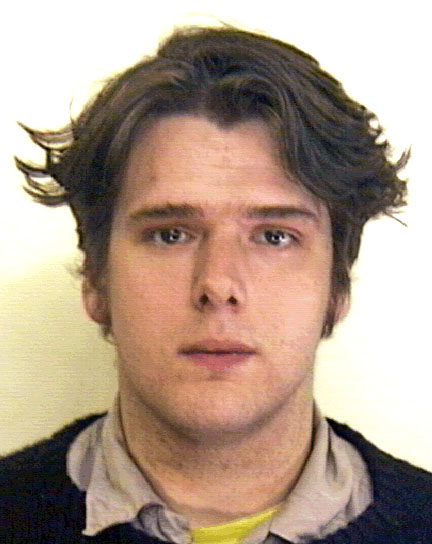
%> input picture faces/alister1.jpg, 432 x 544 px
$ octave --eval "result = hair(imread('faces/alister1.jpg'));"   (GNU Octave 9; MATLAB toolbox functions it lacks are replaced by stand-ins)
%> lines starting %> are read from the running program, lines starting %| are printed output that depends on the picture; in (x1, y1, x2, y2) boxes, pixels count from 0 and x2, y2 are one past the last pixel; in counts of white or black regions, pixels touching at a corner belong together; the program's own positions count from 1
### growHair.m
function [Img, Volume,Longhair, Bounds, Failed] = growHair(Image,foreHeadTop)

    if ~exist('Image','var')
        error('Image was not set please specify Input image')
    elseif isempty(Image)
        error('Selected Image was Empty and can not be used')
    elseif ndims(Image) > 3 || isequal(ndims(Image),1)
        error('The selected image has the wrong dimensions, only 2D grayscale Images and RGB Images are allowed')
    else
       Image = im2double(Image);
    end

    %Setup reference and fixxed parameters

    %The image should be scaled to have 100000 pixels
    pixRefSize = 100000;
    %The seedPoints should be set 20 pixels above the foreHead Top
    foreHeadOffset = 14;
    %Set the offset of the other 4 seedPoints that will be set in
    %regiongrowing
    seedSpread = 5;
    %Factor when it is detected that the algorythm failed
    failedFactor = 1/2;
    %Threshold of the Bounding rectangle when the hair is considered as
    %long
    longThreshold = 0.9;

    %Setup image Dimensions
    [xDim, yDim, ~] = size(Image);

    %Calculate the factor of how much the image would need to be scaled
    %to match the pixelVolume of pixRefSize
    scaleFactor = pixRefSize / (xDim * yDim);

    %Filter the image with a gaussian Filter to smoothen image regions
    gauss = gaussianimplem(Image,4);

    % Regiongrowing often works better if the image is
    % downscaled and the algorythm is way faster
    gauss = imresize(gauss,scaleFactor);

    if exist('foreHeadTop','var')
        foreHeadTop(1) = foreHeadTop(1) * scaleFactor;
        foreHeadTop(2) = foreHeadTop(2) * scaleFactor;
    end

    %Setup Scaled image dimensions
    [scaledXDim, scaledYDim, ~] = size(gauss);


    if ~exist('foreHeadTop','var') || isempty(foreHeadTop)
        [loc] = get_image_point(gauss);
        foreHeadTop(1) = loc(1,2);
        foreHeadTop(2) = loc(1,1);
        %error('foreHeadTop does not exist, please specify foreHeadTop Point')
    elseif ~isequal(ndims(foreHeadTop),2)
        error('error Position needs to have 2 Values')
    elseif ~boundcheck(foreHeadTop(1),foreHeadTop(2),scaledXDim,scaledYDim)
        error('foreHeadTop was out of the Image bounds, try again')
    end

    %Setup seedPosition above the foreheadPosition
    %to try and catch the Hair
    seedPos(1) = foreHeadTop(1)- foreHeadOffset - seedSpread ;
    seedPos(2) = foreHeadTop(2);%+ foreHeadOffset + seedSpread;

    %Check if seedPos is inside the image Bounds
    if ~boundcheck(seedPos(1),seedPos(2),scaledXDim,scaledYDim)
        error('seedPos exceeds the Image bounds, try again')
    end

    %Check if image already is grayscale otherwise convert
    if isequal(ndims(Image),3)
        grayImg = rgb2gray(gauss);
    else
        grayImg = gauss;
    end

    %Do Regiongrowing on the image to get binary mask
    tic
        Binmask = growmyregion(grayImg,seedPos,0.1,seedSpread);
    toc

    %Measure Regions in Binary Mask
    measurements = regionprops(Binmask, 'BoundingBox', 'Area');

    %Setup loop seching for the biggest area of the found regions
    mainRegion = measurements(1);
    if ndims(measurements)/2 > 1
        for regionCnt = 2:ndims(measurements)/2
            if(measurements(regionCnt*2).Area > mainRegion.Area)
                mainRegion = measurements(regionCnt);
            end
        end
    end

    %Calculate height/width ratio of the region
    lenghtratio = mainRegion.BoundingBox(4)/mainRegion.BoundingBox(3);

    %Calculate volume of the hair
    Volume = sum(sum(sum(Binmask)));

    %Set if hair is long or not
    Longhair = false;
    if lenghtratio > longThreshold
        Longhair = true;
    end

    %Check if the algorythm failed, that happens if too much of the
    %image was found as region -> can not be hair
    Failed = false;
    if Volume > (scaledXDim * scaledYDim)*failedFactor
       Failed = true;
    end


% [12 lines of commented-out code are left out]
    gauss(:,:,1) = gauss(:,:,1)+ Binmask;

    %Output the Hair Region Bounds
    Bounds = mainRegion.BoundingBox;

    % Insert Bounding Rectangle into image
    gauss = insertShape(gauss,'Rectangle', Bounds,'Color','blue','LineWidth',3);

    %Set result image as output
    Img = gauss;

end

### gaussianimplem.m
function Img = gaussianimplem(Image,sigma,windowSize)

    %Default windowSize is 4
    if ~exist('windowSize','var')
        windowSize = 8;
    elseif isempty(sigma)
        windowSize = 8;
    end

    %Default sigma is 1.7
    if ~exist('sigma','var')
        %error('Sigma was not specified')
        sigma = 1.7;
    elseif isempty(sigma)
        %error('Sigma is empty')
        sigma = 1.7;
    end

    if ~exist('Image','var')
        error('Image was not set please specify Input image')
    elseif isempty(Image)
        error('Selected Image was Empty and can not be used')
    else
        %Check if image is Rgb or Grayscale image
        if isequal(ndims(Image), 2)

            Img = gaussianSingleChannel(Image,sigma,windowSize);
        elseif isequal(ndims(Image), 3)
            Img = Image;
            % If image is RGB use gaussian Blur on every color channel
            for channel = 1:size(Image,3)
                Img(:,:,channel) = gaussianSingleChannel(Image(:,:,channel), sigma, windowSize);
            end
        else
            error('Image does not have 2 dimensions please use compatible image')
        end
    end

end

function Img = gaussianSingleChannel(Image, sigma, windowSize)

    %Prepare Meshgrid variables for Kernel Generation
    %Concept Source:
    %"S54 - S55 Robert Sablatnig, Computer Vision Lab, EVC-19: Local
    %Operations"/ Unterlagen: 186822_2016S
    [x,y] = meshgrid(-windowSize/2:windowSize/2 , -windowSize/2:windowSize/2);

    %Use Impulse formula to calculate Gaussian Kernel
    Kernel= kernelformula(x,y,sigma);

    %Convolute the image with the kernel to blur it
    Img = convolute(Image,Kernel,windowSize/2);

end

function Kern = kernelformula(x,y,sigma)
    % Gaussian 2 dimensional formula
    % Source: http://en.wikipedia.org/wiki/Gaussian_filter#cite_ref-ShapiroStockman_5-0
    Kern = (1/(2*pi*sigma^2))*exp(-(x.^2+y.^2)/(2*sigma^2));
end

function Img = convolute(Image,kernel,winSize)
    %Define window height and length
    windowLenght = winSize*2;
    %Get the image size
    [xDim,yDim] = size(Image);
    %Add zero padding to the Input Image to prevent Index exceeding Matrix
    %dimensions
    %As Explained in Source:
    %"S28 - S32 Robert Sablatnig, Computer Vision Lab, EVC-19: Local
    %Operations"/ Unterlagen: 186822_2016S
    Image = padarray(Image,[winSize winSize]);
    %Allocate output image memory
    Img = zeros(xDim,yDim);
    %Iterate through every pixel of the Image
    %As Explained in Source:
    %"S42 Robert Sablatnig, Computer Vision Lab, EVC-19: Local
    %Operations" Chapter Convolution/ Unterlagen: 186822_2016S
    for i = 2:xDim-1
        for j = 2:yDim-1
            %Convolute image window with the kernel and save into a new
            %matrix
            filteredWindow = Image(i:i+windowLenght,j:j+windowLenght).*kernel;
            %Sum together weihted results for the sprecified pixel
            Img(i,j)=sum(filteredWindow(:));
        end
    end
end

### growmyregion.m
function Binmask = growmyregion(Image,seedPoint,maxThreshold,seedSpread)

    if ~exist('Image','var')
       error('Image was not set please specify Input image')
    elseif isempty(Image)
        error('Selected Image was Empty and can not be used')
    elseif ~isequal(ndims(Image), 2)
        error('The selected image has the wrong dimensions, only 2D grayscale Images are allowed')
    end

    %Setup Image dimensions
    [xDim, yDim] = size(Image);

    if ~exist('seedSpread','var')
        seedSpread = 5;
    elseif isempty(Image)
        seedSpread = 5;
    elseif seedSpread*2 > xDim || seedSpread*2 > yDim
        error('The speedPoint spread definetely exeeds the image bounds')
    end

    if ~exist('seedPoint','var') || isempty(maxThreshold)
        error('seedPoint does not exist, please specify seed Point')
    elseif ~boundcheck(seedPoint(1),seedPoint(2),xDim,yDim)
        error('seedPoint was out of the Image bounds, try again')
    end

    thresPercent = 0.05;
    %If maxThreshold is not set calculate threshold based on max range in
    %image
    if ~exist('maxThreshold','var')
        maxThreshold = double(max(Image(:) - min(Image(:)))) * thresPercent;
    end

    %Setup Neighborhood kernel
    neighborsMod=[-1 0; 1 0; 0 -1;0 1];
    %Calculate Number of Neighborhood kernel elements
    neighborsCount = size(neighborsMod,1);

    %Setup Binary Image
    Binmask = false(xDim,yDim);

    %seedValue = double(Image(seedPoint(1),seedPoint(2)));

    %setup seedPositionList and put the seedPoint Position into it
    seedPositionsList = [seedPoint(1),seedPoint(2)];
    %Add seedPoint to Binary Mask
    Binmask(seedPoint(1),seedPoint(2)) = true;

    %Add additional seed Points to seedPositionsList and Binmask
    %which represent a four region with a distance seedSpread to center
    seedPositionsList(end+1,:) = [seedPoint(1)+seedSpread,seedPoint(2)];
    Binmask(seedPoint(1)+seedSpread,seedPoint(2)) = true;
    seedPositionsList(end+1,:) = [seedPoint(1)-seedSpread,seedPoint(2)];
    Binmask(seedPoint(1)-seedSpread,seedPoint(2)) = true;
    seedPositionsList(end+1,:) = [seedPoint(1),seedPoint(2)+seedSpread];
    Binmask(seedPoint(1),seedPoint(2)+seedSpread) = true;
    seedPositionsList(end+1,:) = [seedPoint(1),seedPoint(2)-seedSpread];
    Binmask(seedPoint(1),seedPoint(2)-seedSpread) = true;
    %Update seedValue to mean of all seedPoints
    seedValue = mean(mean(Image(Binmask > 0)));

    %Start Recursive region filling
    %Repeat while seedPositionsList is not an empty list
    % Concept Source: http://en.wikipedia.org/wiki/Region_growing
    % Concept Source: S65 - S68 Robert Sablatnig, Computer Vision Lab, EVC-23: Image Segmentation
    %Chapter Region Growing/ Unterlagen: 186822_2016S
    while size(seedPositionsList)

        %Get Positon of first element in seedPositionsList
        xSeedPos = seedPositionsList(1,1);
        ySeedPos = seedPositionsList(1,2);

        %Remove the first seedPoint in the List
        seedPositionsList(1,:) = [];

        %Iterate through every neighborHood kernel element
        for neighCnt = 1:neighborsCount

            %Calculate neighbor posiotion with neighbor kernel
            xNeighbor = xSeedPos +neighborsMod(neighCnt,1);
            yNeighbor = ySeedPos +neighborsMod(neighCnt,2);

            if boundcheck(xNeighbor,yNeighbor,xDim,yDim) &&... Check if neighbor point is inside Image
                ~Binmask(xNeighbor,yNeighbor) &&... Check if neighbor point was already added to Binmask
                Image(xNeighbor,yNeighbor) < (seedValue + maxThreshold) &&... Check if neighbor point is inside the
                Image(xNeighbor,yNeighbor) > (seedValue - maxThreshold)% Threshold range from the seedValue

                %If all conditions are true add the neighbor point to the
                %Binary Mask
                Binmask(xNeighbor,yNeighbor) = true;
                %And add the point to the end of seedPositionsList
                %For small images (which we should have because of scaling)
                %list copying is still a fast option
                seedPositionsList(end+1,:) = [xNeighbor,yNeighbor];
            end

        end

    end

end

### boundcheck.m
%Check if imagepoint is inside specified dimensions
function Out = boundcheck(pointX,pointY,dimX,dimY)
    if pointX < 1 || pointY < 1 || pointX > dimX || pointY > dimY
        Out = false;
    else
        Out = true;
    end
end

### hair.m
function [gender,percentage] = hair(Image,faceBounds)

    if ~exist('faceBounds','var')
        %error('faceBounds was not specified')
    FDetect = vision.CascadeObjectDetector;

    %Returns Bounding Box values based on number of objects
    BoundBoxes = step(FDetect,Image);

    faceBounds = BoundBoxes(1,:);
    if size(BoundBoxes,1) > 1
        for regionCnt = 1:size(BoundBoxes,1)
            if(BoundBoxes(regionCnt,3)*BoundBoxes(regionCnt,4) > faceBounds(3) * faceBounds(4))
                faceBounds = BoundBoxes(regionCnt,:);
            end
        end
    end

    elseif ~isequal(ndims(faceBounds),4)
        error('faceBounds needs to be a rectangle of 4 parameters')
    end

    %Middle Top of bounding Rect
    foreHeadTop(2) = faceBounds(1) + faceBounds(3)/2;
    foreHeadTop(1) = faceBounds(2);
    foreHeadTop = uint8(foreHeadTop);

    tic
    [result, ~, Longhair ,~, failed] = growHair(Image,foreHeadTop);
    toc

    imshow(result)

    gender = 'm';
    if Longhair
        gender = 'w';
    end

    percentage = 1;
    if failed
        gender = 'u';
    end
end
%> in hair, `BoundBoxes = step(FDetect,Image);`: BoundBoxes = [86 133 267 267]
%> in hair, `foreHeadTop = uint8(foreHeadTop);`: foreHeadTop = [133 220]
%> the loop in gaussianimplem, `for channel = 1:size(Image,3)` made 3 passes
%> pass 1, in convolute, `Image = padarray(Image,[winSize winSize]);`:
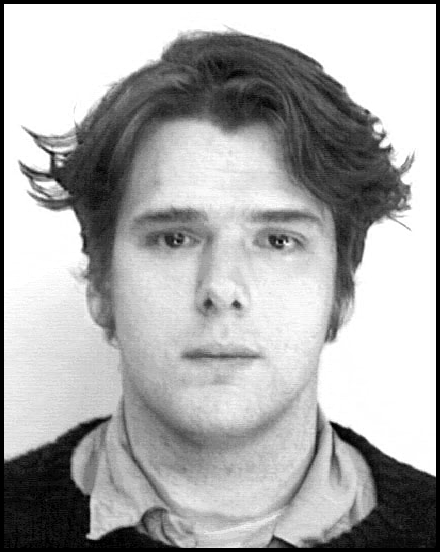
%> Image: size 552x440 double; min 0, max 1, mean 0.673
%> pass 1, in gaussianSingleChannel, `Img = convolute(Image,Kernel,windowSize/2);`:
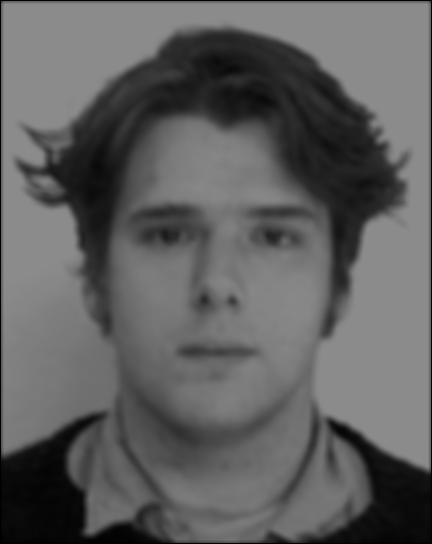
%> Img: size 544x432 double; min 0, max 0.549, mean 0.376
%> after the loop in gaussianimplem, `for channel = 1:size(Image,3)`:
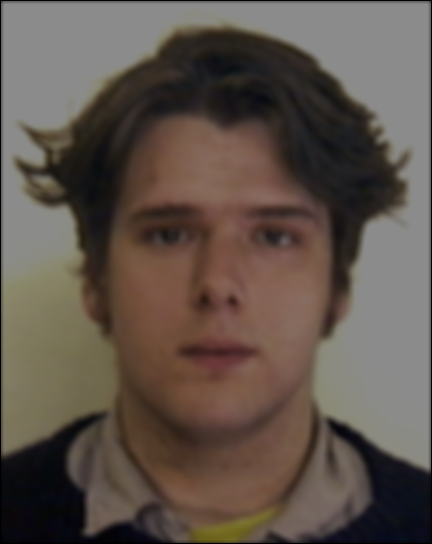
%> Img: size 544x432x3 double; mean R, G, B 0.376, 0.331, 0.299
%> in growmyregion, `seedPositionsList = [seedPoint(1),seedPoint(2)];`: seedPositionsList = [38 94]
%> in growmyregion, `Binmask(seedPoint(1),seedPoint(2)) = true;`:
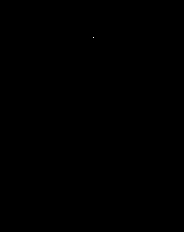
%> Binmask: size 232x184 logical; 0% white in thin lines or dots, all inside (x1, y1, x2, y2) = (93, 37, 94, 38)
%> in growmyregion, `Binmask(seedPoint(1)+seedSpread,seedPoint(2)) = true;`: Binmask: size 232x184 logical; 0% white in thin lines or dots, all inside (x1, y1, x2, y2) = (93, 37, 94, 43)
%> in growmyregion, `Binmask(seedPoint(1)-seedSpread,seedPoint(2)) = true;`: Binmask: size 232x184 logical; 0.01% white in thin lines or dots, all inside (x1, y1, x2, y2) = (93, 32, 94, 43)
%> in growmyregion, `Binmask(seedPoint(1),seedPoint(2)+seedSpread) = true;`: Binmask: size 232x184 logical; 0.01% white in thin lines or dots, all inside (x1, y1, x2, y2) = (93, 32, 99, 43)
%> in growmyregion, `Binmask(seedPoint(1),seedPoint(2)-seedSpread) = true;`: Binmask: size 232x184 logical; 0.01% white in thin lines or dots, all inside (x1, y1, x2, y2) = (88, 32, 99, 43)
%> in growmyregion, `seedValue = mean(mean(Image(Binmask > 0)));`: seedValue = 0.107
%> the loop in growmyregion, `while size(seedPositionsList)` made 6600 passes
%> (xSeedPos, ySeedPos) on passes 1 to 3: (38, 94), (43, 94), (33, 94)
%> after the loop in growmyregion, `while size(seedPositionsList)`:
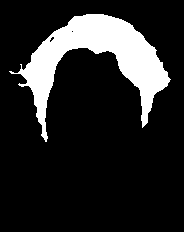
%> Binmask: size 232x184 logical; 15.5% white; 1 white region
%> in growHair, `measurements = regionprops(Binmask, 'BoundingBox', 'Area');`: measurements = 1 region; box (x1, y1, x2, y2) and Area: (9, 14, 171, 142) 6600
%> in growHair, `mainRegion = measurements(1);`: mainRegion has the same summary as measurements
%> in growHair, `lenghtratio = mainRegion.BoundingBox(4)/mainRegion.BoundingBox(3);`: lenghtratio = 0.79
%> in growHair, `Volume = sum(sum(sum(Binmask)));`: Volume = 6600
%> in growHair, `Bounds = mainRegion.BoundingBox;`: Bounds = [9.5 14.5 162 128]
%> in growHair, `gauss = insertShape(gauss,'Rectangle', Bounds,'Color','blue','LineWidt..`:
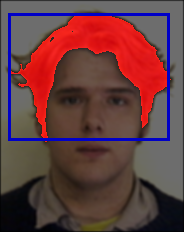
%> gauss: size 232x184x3 double; mean R, G, B 0.51, 0.313, 0.322; drawn with min black and max white
%> in hair, `[result, ~, Longhair ,~, failed] = growHair(Image,foreHeadTop);`: Longhair = false
%> in hair, `imshow(result)`:
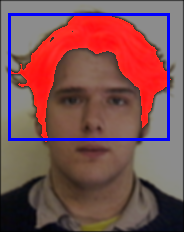
%> displayed picture: size 232x184x3, on the screen's scale of 0 to 255; mean R, G, B 124.3, 79.8, 82.2

$ run again, on faces/andrew2.jpg
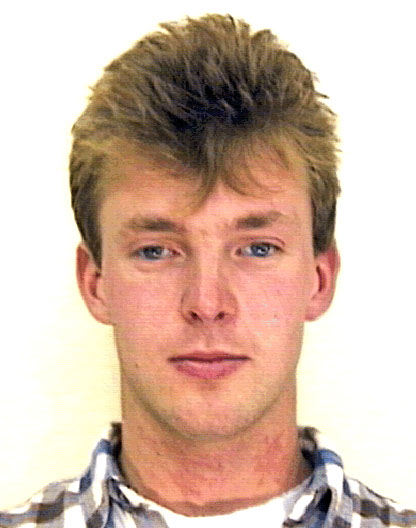
%> input picture faces/andrew2.jpg, 416 x 528 px
%> BoundBoxes = [70 147 274 274]
%> foreHeadTop = [147 207]
%> seedPositionsList = [48 94]
%> seedValue = 0.0521
%> the loop in growmyregion, `while size(seedPositionsList)` made 2094 passes
%> (xSeedPos, ySeedPos) on passes 1 to 3: (48, 94), (53, 94), (43, 94)
%> after the loop in growmyregion, `while size(seedPositionsList)`:
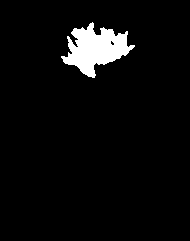
%> Binmask: size 241x190 logical; 4.6% white; 1 white region
%> measurements = 1 region; box (x1, y1, x2, y2) and Area: (61, 22, 135, 78) 2094
%> mainRegion has the same summary as measurements
%> lenghtratio = 0.757
%> Volume = 2094
%> Bounds = [61.5 22.5 74 56]
%> Longhair = false
%> in hair, `imshow(result)`:
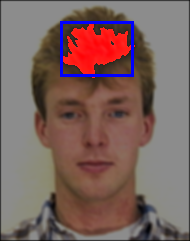
%> displayed picture: size 241x190x3, on the screen's scale of 0 to 255; mean R, G, B 123.3, 99.2, 95.4

$ run again, on faces/annanena1.jpg
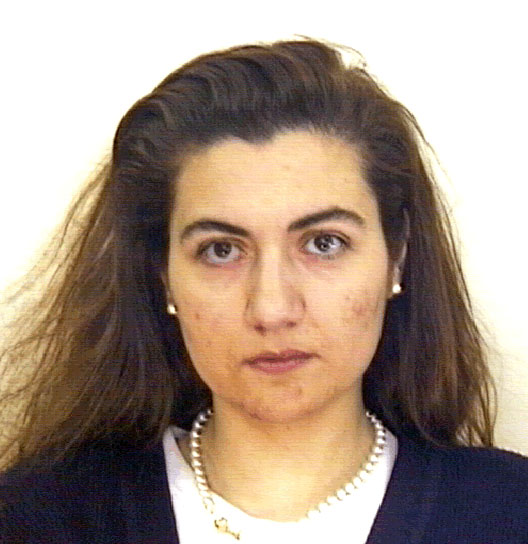
%> input picture faces/annanena1.jpg, 528 x 544 px
%> BoundBoxes = [137 141 275 275]
%> foreHeadTop = [141 255]
%> seedPositionsList = [30 89]
%> seedValue = 0.119
%> the loop in growmyregion, `while size(seedPositionsList)` made 13152 passes
%> (xSeedPos, ySeedPos) on passes 1 to 3: (30, 89), (35, 89), (25, 89)
%> after the loop in growmyregion, `while size(seedPositionsList)`:
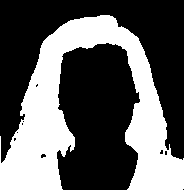
%> Binmask: size 190x184 logical; 37.6% white; 1 white region
%> measurements = 1 region; box (x1, y1, x2, y2) and Area: (0, 15, 184, 190) 13152
%> mainRegion has the same summary as measurements
%> lenghtratio = 0.951
%> Volume = 13152
%> Bounds = [0.5 15.5 184 175]
%> Longhair = true; failed = false
%> in hair, `imshow(result)`:
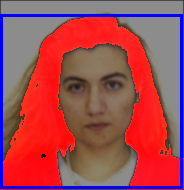
%> displayed picture: size 190x184x3, on the screen's scale of 0 to 255; mean R, G, B 164.1, 74.3, 82.2

$ run again, on faces/barry17.jpg
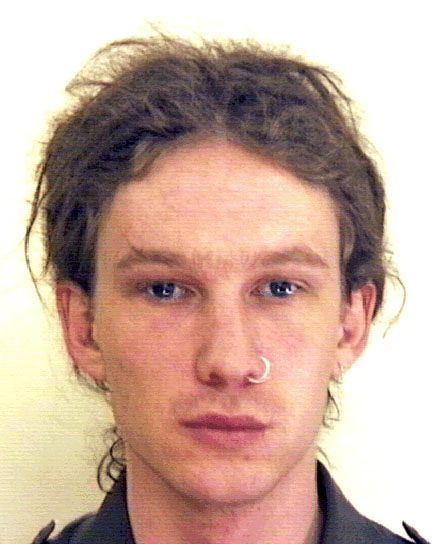
%> input picture faces/barry17.jpg, 432 x 544 px
%> BoundBoxes = [73 171 310 310]
%> foreHeadTop = [171 228]
%> seedPositionsList = [54 97]
%> seedValue = 0.195
%> the loop in growmyregion, `while size(seedPositionsList)` made 9795 passes
%> (xSeedPos, ySeedPos) on passes 1 to 3: (54, 97), (59, 97), (49, 97)
%> measurements = 1 region; box (x1, y1, x2, y2) and Area: (1, 22, 181, 232) 9795
%> mainRegion has the same summary as measurements
%> lenghtratio = 1.17
%> Volume = 9795
%> Bounds = [1.5 22.5 180 210]
%> Longhair = true; failed = false
%> in hair, `imshow(result)`:
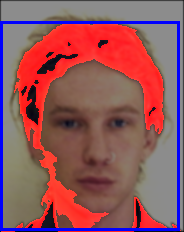
%> displayed picture: size 232x184x3, on the screen's scale of 0 to 255; mean R, G, B 145.3, 86.4, 92.5
